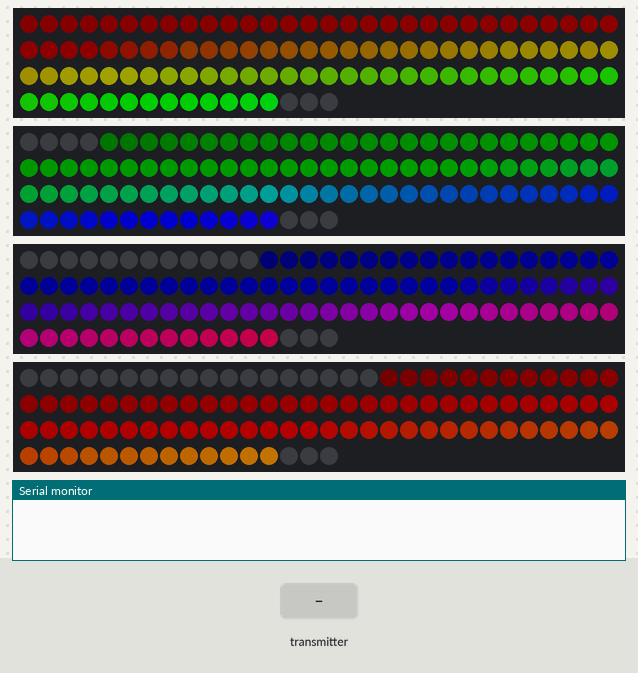
Simulated run of this sketch. Board: Arduino Uno, built with avr-gcc and run on an emulated ATmega328P. On the bench: 4 × 106 RGB LEDs in strip order, left to right, continuing on the next row, the last lines printed to the serial monitor. The test bench sets the inputs (shaded band). Dim RGB values are drawn brighter than linear; no radio packets arrive unless stated.

Above: at 3.2 s.
3.3 s: the transmitter starts sending freq0 = 1023
At 3.69 s:
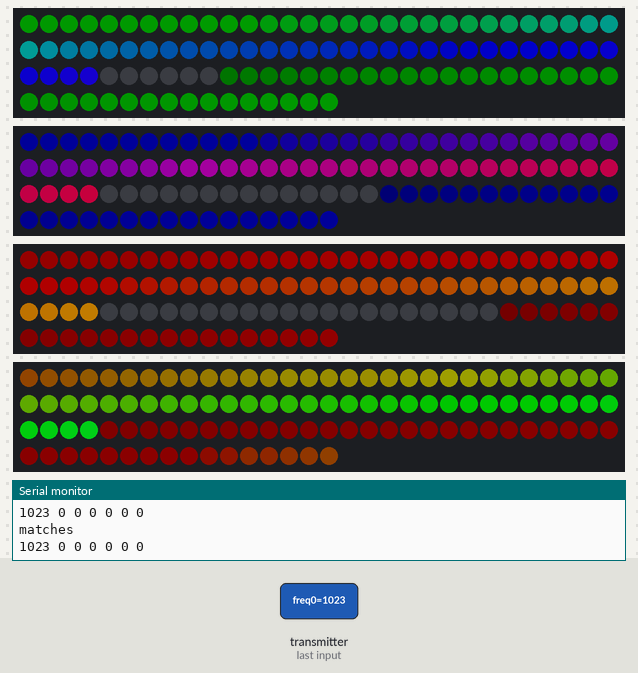
5.9 s: the transmitter starts sending freq0 = 0
At 7.01 s:
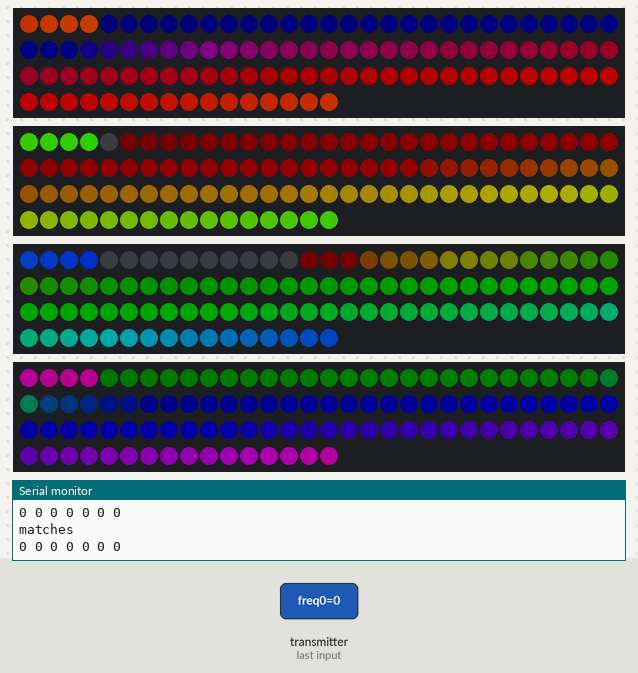
8.3 s: the transmitter starts sending freq1 = 1023
At 8.53 s:
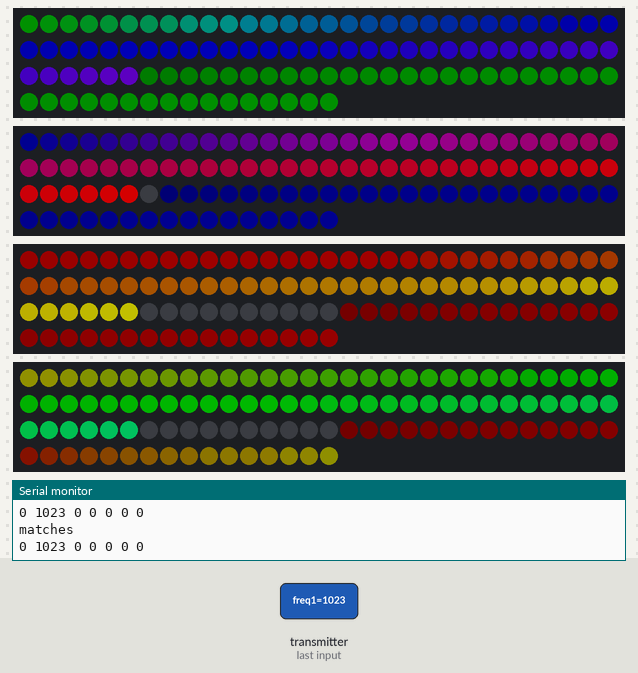
10.7 s: the transmitter starts sending freq1 = 256
At 11.24 s:
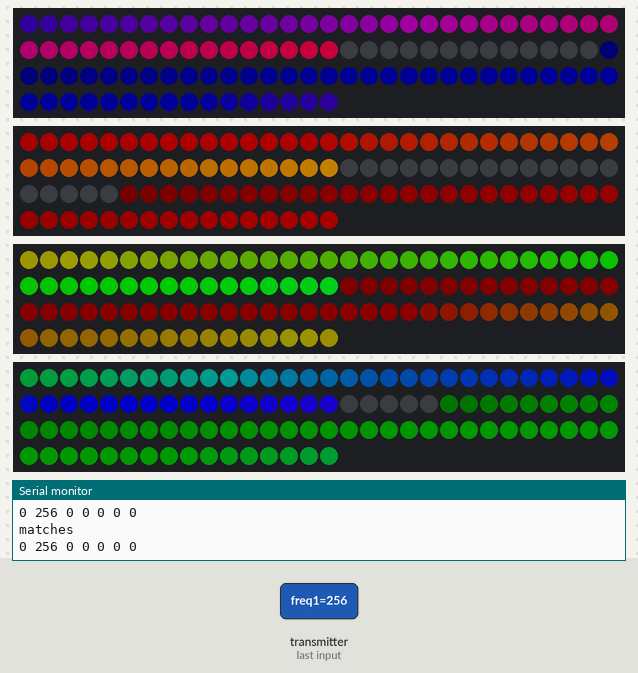
13.7 s: the transmitter starts sending freq2 = 1023
At 14.27 s:
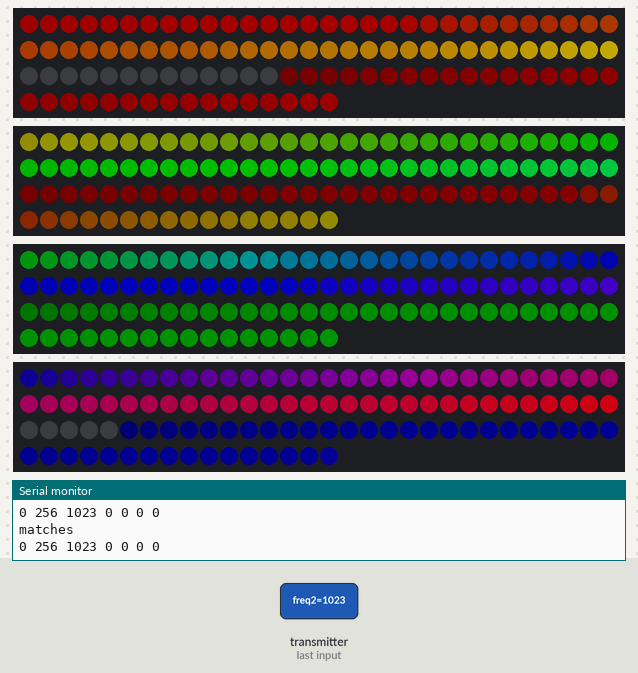
16.7 s: the transmitter starts sending freq2 = 0
At 18.51 s:
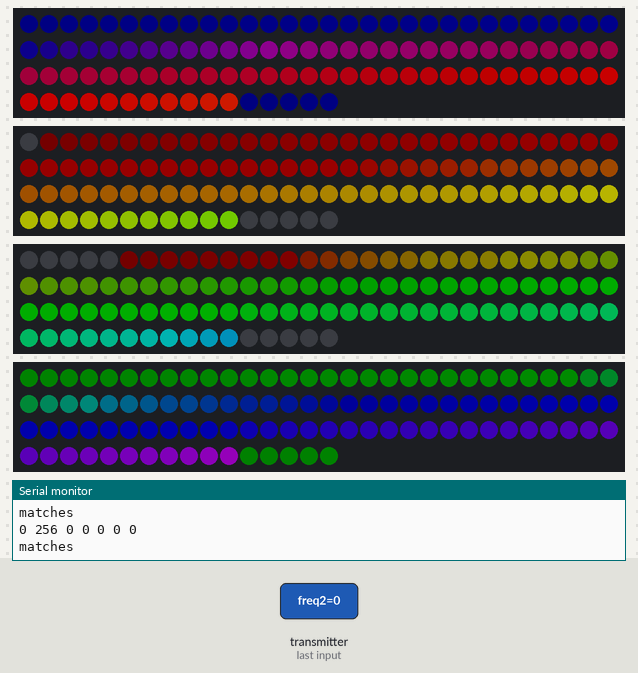
Timing chart, 0 to 20.0 s (numbered marks = the images above; inputs shaded):
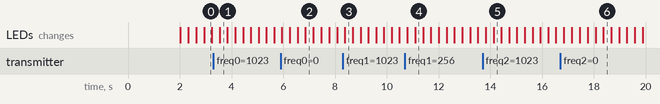

Measured:
- after the input at 13.7 s, the LEDs: first change after 0.12 s (image 5 shows a later state)

The sketch:

receiver_led.ino
```cpp
// Use if you want to force the software SPI subsystem to be used for some reason (generally, you don't)
// #define FASTLED_FORCE_SOFTWARE_SPI
// Use if you want to force non-accelerated pin access (hint: you really don't, it breaks lots of things)
// #define FASTLED_FORCE_SOFTWARE_SPI
// #define FASTLED_FORCE_SOFTWARE_PINS
#include "FastLED.h"
// radio
#include <SPI.h>
#include <RF24.h>
#include <RF24_config.h>
#include <nRF24L01.h>
#include "printf.h"

#define NUM_LEDS_1 106
#define NUM_LEDS_2 106
#define NUM_LEDS_3 106
#define NUM_LEDS_4 106
#define DATA_PIN_1 3
#define DATA_PIN_2 4
#define DATA_PIN_3 5
#define DATA_PIN_4 6
#define CLOCK_PIN 2
#define NUM_STRIPS 4

CRGB m_ledsOne[ NUM_LEDS_1 ];
CRGB m_ledsTwo[ NUM_LEDS_2 ];
CRGB m_ledsThree[ NUM_LEDS_3 ];
CRGB m_ledsFour[ NUM_LEDS_4 ];
CLEDController *m_controllers[ NUM_STRIPS ];
uint8_t m_gBrightness = 128;

RF24 m_radio( 9, 10 );
// Radio pipe addresses for the 2 nodes to communicate.
const uint64_t c_pipes[2] = { 0xF0F0F0F0E1LL, 0xF0F0F0F0D2LL };

const boolean c_radioDebug = true;
const unsigned int c_boudRate = 57600U;
// frequenzy bands used (<=7)
const unsigned int c_frequencyBands = 7U;

int m_currentLedOne = 0;
int m_currentLedTwo = 0;
int m_currentLedThree = 0;
int m_currentLedFour = 0;

typedef struct
{
  int freq0;
  int freq1;
  int freq2;
  int freq3;
  int freq4;
  int freq5;
  int freq6;
} Freqs;

Freqs m_freqs;


void setup()
{
  // sanity check delay - allows reprogramming if accidently blowing power w/leds
  delay(2000);
  m_controllers[0] = &FastLED.addLeds< APA102, DATA_PIN_1, CLOCK_PIN, RGB >( m_ledsOne, NUM_LEDS_1 );
  m_controllers[1] = &FastLED.addLeds< APA102, DATA_PIN_2, CLOCK_PIN, RGB >( m_ledsTwo, NUM_LEDS_2 );
  m_controllers[2] = &FastLED.addLeds< APA102, DATA_PIN_3, CLOCK_PIN, RGB >( m_ledsThree, NUM_LEDS_3 );
  m_controllers[3] = &FastLED.addLeds< APA102, DATA_PIN_4, CLOCK_PIN, RGB >( m_ledsFour, NUM_LEDS_4 );
  // init the baudrate
  Serial.begin( c_boudRate );

  printf_begin();
  // Setup and configure rf radio
  m_radio.begin();
  m_radio.enableDynamicPayloads();
  m_radio.enableDynamicAck();
  m_radio.setAutoAck( false );
  // Open reading pipes
  m_radio.openWritingPipe( c_pipes[1] );
  m_radio.openReadingPipe( 1, c_pipes[0] );
  // Start listening
  m_radio.startListening();
  // Dump the configuration of the rf unit for debugging
  m_radio.printDetails();
}

void fadeall_one()
{
  for( int i = 0; i < NUM_LEDS_1; i++ )
  {
    m_ledsOne[i].nscale8(250);
  }
}

void fadeall_two()
{
  for( int i = 0; i < NUM_LEDS_2; i++ )
  {
    m_ledsTwo[i].nscale8(250);
  }
}

void fadeall_three()
{
  for( int i = 0; i < NUM_LEDS_3; i++ )
  {
    m_ledsThree[i].nscale8(250);
  }
}

void fadeall_four()
{
  for( int i = 0; i < NUM_LEDS_4; i++ )
  {
    m_ledsFour[i].nscale8(250);
  }
}

void ReadRadio()
{
    uint8_t pipe_num;

    if( m_radio.available( &pipe_num ) && pipe_num == 1 )
    {
      uint8_t len = m_radio.getDynamicPayloadSize();

      if( len == sizeof( m_freqs ) )
      {
        Serial.print( "matches" );Serial.println();
      }
      m_radio.read( &m_freqs, sizeof( m_freqs ) );

      //radio.stopListening();

      if( c_radioDebug )
      {
        Serial.print( m_freqs.freq0 ); Serial.print( " " );
        Serial.print( m_freqs.freq1 ); Serial.print( " " );
        Serial.print( m_freqs.freq2 ); Serial.print( " " );
        Serial.print( m_freqs.freq3 ); Serial.print( " " );
        Serial.print( m_freqs.freq4 ); Serial.print( " " );
        Serial.print( m_freqs.freq5 ); Serial.print( " " );
        Serial.print( m_freqs.freq6 ); Serial.print( " " );

        Serial.println();
      }
    }
    //radio.startListening();
}

void loop()
{
      //return 7 values of 7 bands pass filter
    //Frequency(Hz):63  160  400  1K  2.5K  6.25K  16K
    //FreqVal[]:    0    1    2    3    4    5    6
    //delay(20);
    //read wifi here
    ReadRadio();

  static uint8_t hue_one = 0;
  static uint8_t hue_two = 64;
  static uint8_t hue_three = 128;
  static uint8_t hue_four = 192;

    m_ledsOne[ m_currentLedOne++ ] = CHSV( hue_one++, 255, 255 );
    m_ledsTwo[ m_currentLedTwo++ ] = CHSV( hue_two++, 255, 255 );
    m_ledsThree[ m_currentLedThree++ ] = CHSV( hue_three++, 255, 255 );
    m_ledsFour[ m_currentLedFour++ ] = CHSV( hue_four++, 255, 255 );

   // FastLED.show();
    m_controllers[0]->showLeds( m_gBrightness );
    m_controllers[1]->showLeds( m_gBrightness );
    m_controllers[2]->showLeds( m_gBrightness );
    m_controllers[3]->showLeds( m_gBrightness );

    if( hue_one >= 255 )
    {
      hue_one = 0;
    }
    if( hue_two >= 255 )
    {
      hue_two = 0;
    }
    if( hue_three >= 255 )
    {
      hue_three = 0;
    }
    if( hue_four >= 255 )
    {
      hue_four = 0;
    }

    if( m_currentLedOne >= NUM_LEDS_1 )
    {
      m_currentLedOne = 0;
    }
    if( m_currentLedTwo >= NUM_LEDS_2 )
    {
      m_currentLedTwo = 0;
    }
    if( m_currentLedThree >= NUM_LEDS_3 )
    {
      m_currentLedThree = 0;
    }
    if( m_currentLedFour >= NUM_LEDS_4 )
    {
      m_currentLedFour = 0;
    }

    fadeall_one();
    fadeall_two();
    fadeall_three();
    fadeall_four();
}
```

printf.h
```cpp
// (licence header left out)
/**
 * @file printf.h
 *
 * Setup necessary to direct stdout to the Arduino Serial library, which
 * enables 'printf'
 */

#ifndef __PRINTF_H__
#define __PRINTF_H__

#ifdef ARDUINO

int serial_putc( char c, FILE * )
{
  Serial.write( c );

  return c;
}

void printf_begin(void)
{
  fdevopen( &serial_putc, 0 );
}

#else
#error This example is only for use on Arduino.
#endif // ARDUINO

#endif // __PRINTF_H__
```
